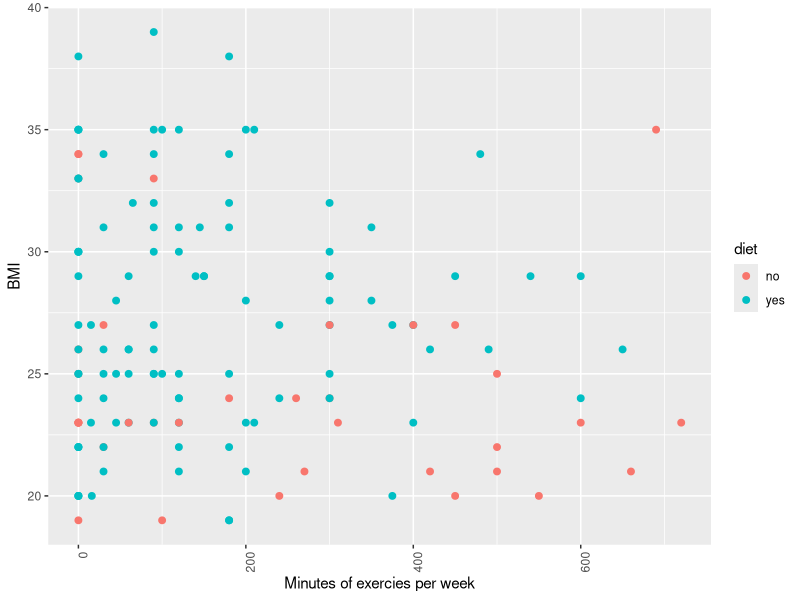

Reproduce this figure in R.
## ---- chunk 1
setwd('D:/Otros/Cursos y formacion/Coursera/Data Scientist/9-Developing Data Products/course_project/slidify/Dev Data Products')
bmi_data<-read.csv('bmi_data.csv', sep=';')
names(bmi_data)<-c('diet','min_ex','body','BMI')
require(ggplot2)
ggplot(bmi_data, aes(x=min_ex, y=BMI, colour=diet)) + geom_point(size=2)+
    theme(axis.text.x=element_text(angle=90, hjust=1))+
    scale_x_continuous('Minutes of exercies per week')
